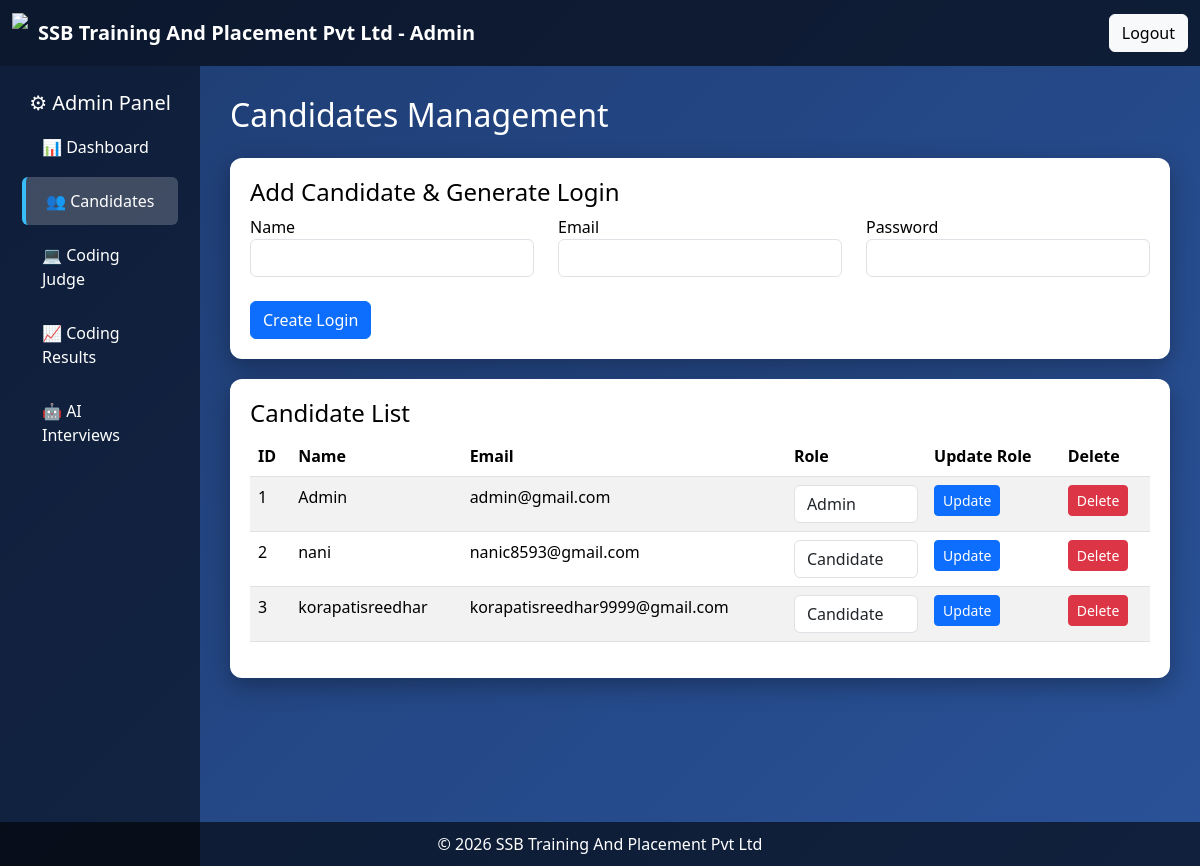
/admin_candidates, run on an earlier commit of the app's database.
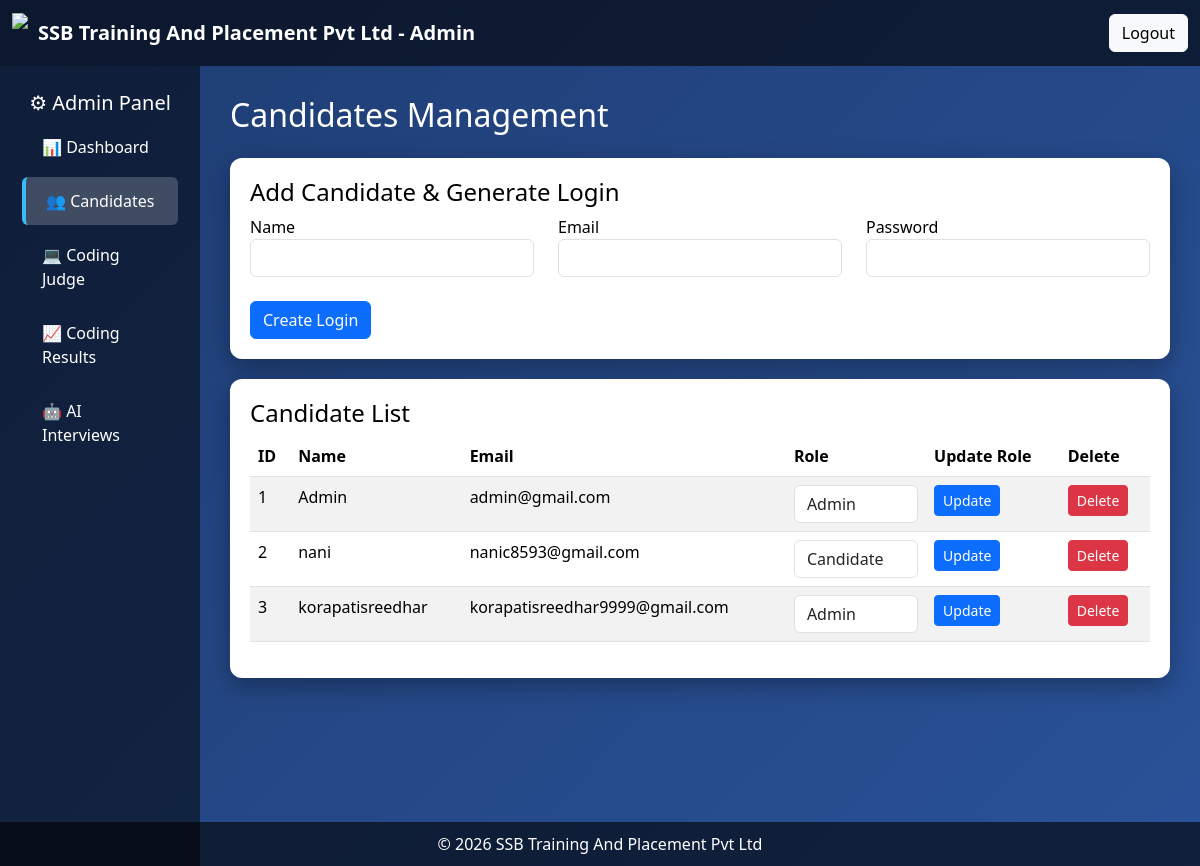
And on a later commit of the database.
### tables this page shows
CREATE TABLE users(
        id INTEGER PRIMARY KEY AUTOINCREMENT,
        name TEXT,
        email TEXT UNIQUE,
        password BLOB,
        role TEXT
    );

### app.py (the view)
@app.route("/admin_candidates")
def admin_candidates():
    conn = sqlite3.connect("database.db")
    cur = conn.cursor()
    cur.execute("SELECT id,name,email,role FROM users")
    candidates = cur.fetchall()
    conn.close()
    return render_template("admin_candidates.html", candidates=candidates)

### templates/admin_candidates.html (shortened to what this page needs)
<!DOCTYPE html>
<html lang="en">
<head>
<link href="https://cdn.jsdelivr.net/npm/bootstrap@5.3.2/dist/css/bootstrap.min.css" rel="stylesheet">
<link rel="stylesheet" href="https://cdnjs.cloudflare.com/ajax/libs/font-awesome/6.5.0/css/all.min.css">
</head>
<body>
<div id="particles-js"></div>
<nav class="navbar navbar-dark">
<div class="container-fluid">
<a class="navbar-brand d-flex align-items-center">
<img src="{{ url_for('static', filename='media/logo.jpeg') }}" class="logo">
<b>SSB Training And Placement Pvt Ltd - Admin</b>
</a>
<a href="/" class="btn btn-light">Logout</a>
</div>
</nav>
<div class="container-fluid">
<div class="row">
<div class="col-md-2 sidebar">
<h5 class="text-center">⚙ Admin Panel</h5>
<a href="/admin_dashboard">📊 Dashboard</a>
<a class="active" href="/admin_candidates">👥 Candidates</a>
<a href="/admin_coding_judge">💻 Coding Judge</a>
<a href="/admin_results">📈 Coding Results</a>
<a href="/admin_ai_interviews">🤖 AI Interviews</a>
</div>
<div class="col-md-10 main-area">
<h2 class="mb-4">Candidates Management</h2>
<div class="card-box">
<h4>Add Candidate & Generate Login</h4>
<div class="row">
<div class="col-md-4">
<label>Name</label>
<input id="name" class="form-control" required>
</div>
<div class="col-md-4">
<label>Email</label>
<input id="email" class="form-control" required>
</div>
<div class="col-md-4">
<label>Password</label>
<input id="password" type="password" class="form-control" autocomplete="off" required>
</div>
</div>
<br>
<button class="btn btn-primary" onclick="addCandidate()">Create Login</button>
</div>
<div class="card-box">
<h4>Candidate List</h4>
<table class="table table-striped">
<thead>
<tr>
<th>ID</th>
<th>Name</th>
<th>Email</th>
<th>Role</th>
<th>Update Role</th>
<th>Delete</th>
</tr>
</thead>
<tbody>
{% for c in candidates %}
<tr>
<td>{{ c[0] }}</td>
<td>{{ c[1] }}</td>
<td>{{ c[2] }}</td>
<td>
<select id="role{{c[0]}}" class="form-control">
<option value="candidate" {% if c[3]=='candidate' %}selected{% endif %}>
Candidate
</option>
<option value="admin" {% if c[3]=='admin' %}selected{% endif %}>
Admin
</option>
</select>
</td>
<td>
<button class="btn btn-primary btn-sm" onclick="updateRole({{c[0]}})">Update</button>
</td>
<td>
<a href="/delete_user/{{c[0]}}" class="btn btn-danger btn-sm"
onclick="return confirm('Delete this user?')">Delete</a>
</td>
</tr>
{% endfor %}
</tbody>
</table>
</div>
</div>
</div>
</div>
<footer class="footer">
© 2026 SSB Training And Placement Pvt Ltd
</footer>
</body>
</html>

### templates/admin_candidates.html (style rules this page uses)
body { margin:0; font-family:'Segoe UI'; background:linear-gradient(135deg,#1e3c72,#2a5298); color:white; }
#particles-js { position:fixed; top:0; left:0; width:100%; height:100%; z-index:0; }
.navbar { background:rgba(0,0,0,0.6); }
.logo { height:40px; margin-right:10px; }
.sidebar { min-height:100vh; background:rgba(0,0,0,0.5); padding-top:25px; position:relative; z-index:1; }
.sidebar a { display:block; color:white; padding:12px 20px; text-decoration:none; border-radius:6px; margin:6px 10px; transition:0.3s; }
.sidebar a.active { background:rgba(255,255,255,0.2); border-left:4px solid #38BDF8; }
.main-area { position:relative; z-index:1; padding:30px; }
.card-box { background:white; color:black; border-radius:12px; padding:20px; box-shadow:0 8px 25px rgba(0,0,0,0.3); margin-bottom:20px; }
.footer { text-align:center; padding:10px; background:rgba(0,0,0,0.6); position:fixed; bottom:0; width:100%; }

What changed in the data, as far as the page shows it:
changed users "korapatisreedhar": role+id "Candidate" → "Admin"
